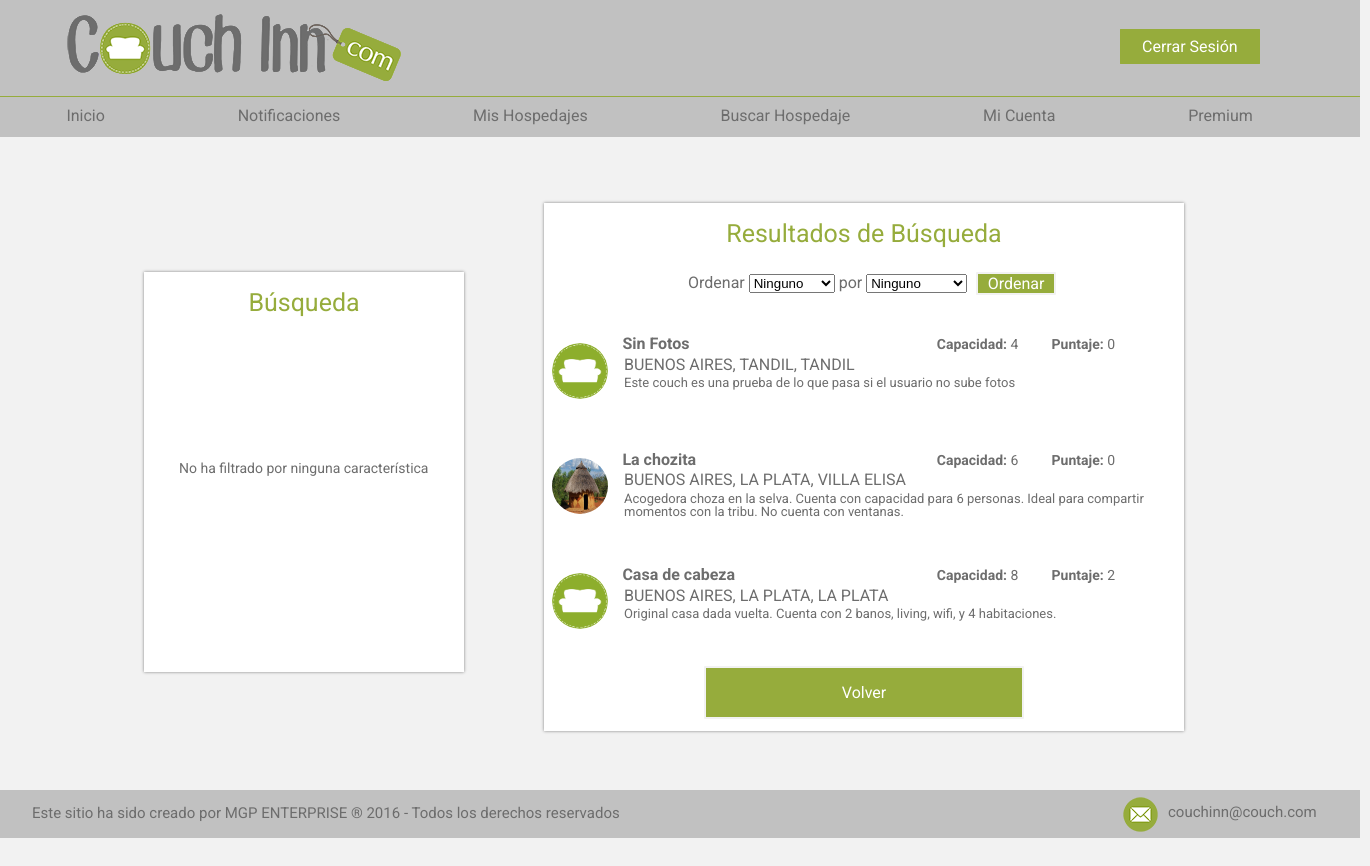
The page /Login_Buscar_VerCouch.php (signed in) on the database its author committed.
### tables this page shows
CREATE TABLE IF NOT EXISTS `couch` (
`idCouch` int(11) NOT NULL,
  `idUComun` int(11) NOT NULL,
  `Titulo` varchar(30) NOT NULL,
  `idTipo` int(11) NOT NULL,
  `Capacidad` int(2) NOT NULL,
  `idProvincias` int(2) NOT NULL,
  `idDepartamentos` int(3) NOT NULL,
  `idLocalidades` int(4) NOT NULL,
  `Descripcion` varchar(140) NOT NULL,
  `Puntaje` double NOT NULL,
  `Publicado` tinyint(1) NOT NULL
);

CREATE TABLE IF NOT EXISTS `provincias` (
  `idProvincias` int(2) NOT NULL,
  `Provincia` varchar(50) NOT NULL
);

CREATE TABLE IF NOT EXISTS `departamentos` (
  `idDepartamentos` int(3) NOT NULL,
  `idProvincias` int(2) NOT NULL,
  `Departamento` varchar(100) NOT NULL
);

CREATE TABLE IF NOT EXISTS `localidades` (
  `idLocalidades` int(4) NOT NULL,
  `idDepartamentos` int(3) NOT NULL,
  `Localidad` varchar(100) NOT NULL
);

CREATE TABLE IF NOT EXISTS `imagenes` (
`idImagenes` int(11) NOT NULL,
  `idCouch` int(11) NOT NULL,
  `Nombre` varchar(25) NOT NULL,
  `Imagen` longblob NOT NULL
);

### Login_Buscar_VerCouch.php (the view, shortened to what this page needs)
<!DOCTYPE html>
<head>
	<link rel ="stylesheet" type ="text/css" href ="Estilos_Login_Buscar_VerCouch.css"/>
</head>
<body>
	<?php
		include("Login_Cabeza.php");
	?>
	<div id= "cuerpo">
		<?php
			include("Login_Menu.php");
		?>
		<div id= "busque">
			<div id= "tituloBusque">
				<p> B&uacutesqueda </p>
			</div>
			<?php
			if (($_POST['titulo'] <> "")||($_POST['tipo'] <> "")||($_POST['capacidad'] <> "")||($_POST['loc'] <> "")||($_POST['puntaje'] <> "")||($_POST['descripcion'] <> "")) {
				if ($_POST['titulo'] <> "") {
					echo '<div id= "formulario">';
						echo 'Titulo: '.$_POST['titulo'];
					echo '</div>';
				}
				if ($_POST['tipo'] <> "") {
					$query = "SELECT * FROM tipo WHERE idTipo='".$_POST['tipo']."'";
					$qe = mysql_query($query, $link);
					$resTipo=mysql_fetch_array($qe);
					echo '<div id= "formulario">';
						echo 'Tipo: '.$resTipo['Tipo'];
					echo '</div>';
				}
				if ($_POST['capacidad'] <> "") {
					echo '<div id= "formulario">';
						echo 'Capacidad: '.$_POST['capacidad'];
					echo '</div>';
				}
				if ($_POST['loc'] <> "") {
					$query = "SELECT * FROM localidades WHERE idLocalidades='".$_POST['loc']."'";
					$qe = mysql_query($query, $link);
					$resLoc=mysql_fetch_array($qe);
					echo '<div id= "formulario">';
						echo 'Localidades: '.$resLoc['Localidad'];
					echo '</div>';
				}
				if ($_POST['puntaje'] <> "") {
					echo '<div id= "formulario">';
						echo 'Puntaje: '.$_POST['puntaje'];
					echo '</div>';
				}
				if ($_POST['descripcion'] <> "") {
					echo '<div id= "formulario">';
						echo 'Descripcion: '.$_POST['descripcion'];
					echo '</div>';
				}
			}
			else {
				echo '<div id= "formulario1">';
					echo 'No ha filtrado por ninguna característica';
				echo '</div>';
			}
			?>
		</div>
		<div id= "lista">
			<div id= "titulo">
				<p> Resultados de B&uacutesqueda </p>
			</div>
			<div id= "order">
				<form action="Login_Buscar_VerCouch.php" method="post" name="ord">
					Ordenar
					<select name="orden">
						<option value="no"> Ninguno </option>
					</select>
					por
					<select name="metodo">
						<option value="no"> Ninguno </option>
					</select>
					<div id="botonorder">
						<input type="submit" value="Ordenar"/>
					</div>
				</form>
			</div>
			<div class="scrollbar" id="subLis">
				<?php
				$sql = "SELECT *
						FROM couch
						INNER JOIN tipo ON couch.idTipo=tipo.idTipo
						INNER JOIN localidades ON couch.idLocalidades=localidades.idLocalidades";
				$resultado=mysql_query($sql);
				$num_resultados=mysql_num_rows($resultado);
					if ($num_resultados<>0) {
						for ($i=0; $i<$num_resultados; $i++) {
							$resCouch=mysql_fetch_array($resultado);
							if ($resCouch['Publicado'] == 0) {
								echo '<div id= "fila">';
									$query = "SELECT * FROM imagenes WHERE idCouch='".$resCouch['idCouch']."'";
									$qe = mysql_query($query, $link);
									$resImg=mysql_fetch_array($qe);
									echo '<a href="Login_Ver_Couchs_Detalles.php?couch='.$resCouch['idCouch'].'&img='.$resImg['idImagenes'].'">';
									echo '<div id= "imag">';
										$query = "SELECT * FROM ucomun WHERE idUComun='".$resCouch['idUComun']."'";
										$qe = mysql_query($query, $link);
										$resUser=mysql_fetch_array($qe);
										if ($resUser['Premium'] and $resImg['Imagen']) {
											$dir = $resImg['Imagen'];
											echo'<img class="redondo" src="'.$dir.'" width="74" height="74"/>';
										}
										else {
											echo'<img class="redondo" src="Imagen/sillon.png" width="74" height="74"/>';
										}
									echo '</div>';
									echo '<div id= "titu">';
										echo '<b> '.$resCouch['Titulo'].' </b>';
									echo '</div>';
									echo '<div id= "cap">';
										echo '<b> Capacidad: </b>'.$resCouch['Capacidad'];
									echo '</div>';
									echo '<div id= "punt">';
										echo '<b> Puntaje: </b>'.$resCouch['Puntaje'];
									echo '</div>';
									echo '<div id= "ciudad">';
										$query = "SELECT * FROM provincias WHERE idProvincias='".$resCouch['idProvincias']."'";
										$qe = mysql_query($query, $link);
										$resID=mysql_fetch_array($qe);
										$ciudad= $resID['Provincia'];
										$query = "SELECT * FROM departamentos WHERE idDepartamentos='".$resCouch['idDepartamentos']."'";
										$qe = mysql_query($query, $link);
										$resID=mysql_fetch_array($qe);
										$ciudad= $ciudad.", ".$resID['Departamento'];
										$query = "SELECT * FROM localidades WHERE idLocalidades='".$resCouch['idLocalidades']."'";
										$qe = mysql_query($query, $link);
										$resID=mysql_fetch_array($qe);
										$ciudad= $ciudad.", ".$resID['Localidad'];
										echo $ciudad;
									echo '</div>';
									echo '<div id= "des">';
										echo '<p> '.$resCouch['Descripcion'].' </p>';
									echo '</div>';
									echo '</a>';
								echo '</div>';
							}
						}
					}
					else {
						echo '<div id="noCouch">';
							echo 'No disponemos de hospedajes con los requisitos ingresados';
						echo '</div>';
					}
				?>
			</div>
			<div id="boton">
				<div id="botonvolver">
					<input type="button" name="volver" value="Volver" onClick="location.href='Login_Index.php'"/>
				</div>
			</div>
		</div>
	</div>
	<?php
		include("Pie.php");
	?>
</body>
</html>

### Estilos_Login_Buscar_VerCouch.css (style rules this page uses)
* { margin: 0; padding: 0; }
body { background: #f2f2f2; font-family: "Roboto"; border-top: 30px ; }
#cuerpo { width: 70em; padding-top: 6em; }
#busque { float: left; width: 20em; height: 25em; margin-top: 5em; margin-bottom: 3.7em; margin-left:9em; background: #fff; box-shadow: 0px 0px 3px grey; }
#tituloBusque { font-family: "Roboto"; font-size: 25px; color: #96ac3c; padding-top:0.7em; text-align: center; padding-bottom:20px; margin-bottom:1em; }
#formulario1 { width: 20em; height: 2em; margin-top:9em; margin-left: 2.5em; font-family: "Roboto"; color: #6d6d6d; font-size: 14px; }
#lista { float: left; width: 40em; height: 33em; margin-top: 0.7em; margin-bottom: 3.7em; margin-left:5em; margin-right:-5em; background: #fff; box-shadow: 0px 0px 3px grey; }
#titulo { font-family: "Roboto"; font-size: 25px; color: #96ac3c; padding-top:0.7em; text-align: center; padding-bottom:20px; }
#order { font-family: "Roboto"; font-size: 16px; color: #6d6d6d; margin-left:9em; margin-top:0.5em; }
#botonorder { width:5em; margin-top:-1.3em; margin-left:18em; }
#botonorder input[type="submit"] { background: #96AC3C; border-radius: 1px; border: 2px solid #f2f2f2; color: #fff; cursor: pointer; display: inline-block; font-family: "Roboto"; font-size: 16px; width: 100%; -webkit-transition: all 0.3s ease; -o-transition: all 0.3s ease; transition: all 0.3s ease; }
#subLis { float: left; width: 40em; height: 22em; margin-top: 0.4em; margin-left: 0em; margin-bottom:0.8em; overflow-y: scroll; overflow-x: hidden; }
#fila { float: left; width: 38.5em; height: 5.2em; margin-top: 2em; margin-left: 0em; }
#imag { float: left; width: 4em; height: 5.2em; margin-left: 0.3em; }
.redondo { width: 3.5em; height: 3.5em; margin-top: 0.6em; margin-left: 0.2em; border-radius: 800px; overflow: hidden; }
#titu { float: left; width: 18em; height: 1.2em; margin-top: 0.2em; margin-left: 0.5em; }
#titu b { font-size: 16px; margin-top: 0.2em; margin-left: 0.1em; color: #6d6d6d; }
#cap { float: left; width: 8em; height: 1.2em; margin-left: 2em; margin-top: 0.3em; font-family: "Roboto"; color: #6d6d6d; font-size: 14px; }
#punt { float: left; width: 6em; height: 1.2em; margin-left: 0.2em; margin-top: 0.3em; font-family: "Roboto"; color: #6d6d6d; font-size: 14px; }
#ciudad { float: left; width: 36em; height: 1.5em; margin-top:-3.7em; margin-left: 5em; font-family: "Roboto"; color: #6d6d6d; font-size: 16px; }
#des { float: left; width: 33em; height: 2.2em; margin-top:-2.5em; margin-left: 5em; }
#des p { font-size: 13px; margin-top: 0em; margin-left: 0em; color: #6d6d6d; }
#boton { width:20em; margin-left:10em; }
#botonvolver input[type="button"] { background: #96AC3C; border-radius: 1px; border: 2px solid #f2f2f2; color: #fff; cursor: pointer; display: inline-block; font-family: "Roboto"; font-size: 16px; padding: 15px; width: 100%; -webkit-transition: all 0.3s ease; -o-transition: all 0.3s ease; transition: all 0.3s ease; }

### Estilos_Login_Menu.css (style rules this page uses)
body { line-height: 1; }
body { font-family: "Roboto"; }

### rows shown on the page
couch: Publicado 0 (drawn), Titulo "Sin Fotos", Capacidad "4", Puntaje "0", idProvincias.Localidad "BUENOS AIRES, TANDIL, TANDIL", Descripcion "Este couch es una prueba de lo que pasa si el usuario no sube fotos"
couch: imagenes.Imagen (picture), Titulo "La chozita", Capacidad "6", Puntaje "0", idProvincias.Localidad "BUENOS AIRES, LA PLATA, VILLA ELISA", Descripcion "Acogedora choza en la selva. Cuenta con capacidad para 6 personas. Ideal para compartir momentos con la tribu. No cuenta con ventanas."
couch: Publicado 0 (drawn), Titulo "Casa de cabeza", Capacidad "8", Puntaje "2", idProvincias.Localidad "BUENOS AIRES, LA PLATA, LA PLATA", Descripcion "Original casa dada vuelta. Cuenta con 2 banos, living, wifi, y 4 habitaciones."
